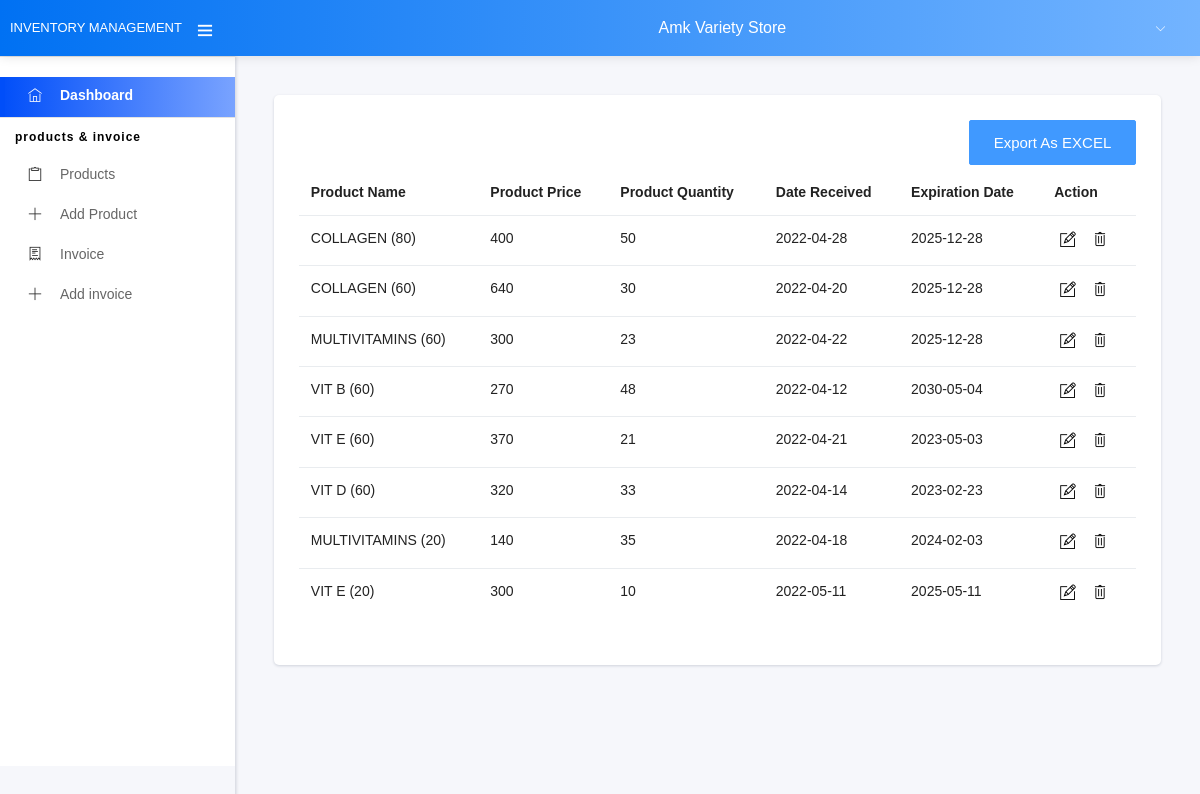
/products.php, run on the app's committed database.
### tables this page shows
CREATE TABLE `product_tbl` (
  `product_id` int(20) NOT NULL,
  `prod_name` varchar(20) NOT NULL,
  `prod_price` int(20) NOT NULL,
  `prod_qty` int(20) NOT NULL,
  `date_received` varchar(20) NOT NULL,
  `prod_exp` varchar(20) NOT NULL
);

### products.php (the view, shortened to what this page needs)
<!DOCTYPE html>
<html lang="en">
<head>
<?php include 'side-bar.php'; ?>
<?php require_once 'php/controller/config.php' ?>
      <link rel="stylesheet" type="text/css" href="assets/css/bootstrap/css/bootstrap.min.css">
      <link rel="stylesheet" type="text/css" href="assets/icon/themify-icons/themify-icons.css">
	  <link rel="stylesheet" type="text/css" href="assets/icon/font-awesome/css/font-awesome.min.css">
      <link rel="stylesheet" type="text/css" href="assets/icon/icofont/css/icofont.css">
      <link rel="stylesheet" type="text/css" href="assets/css/style.css">
      <link rel="stylesheet" type="text/css" href="assets/css/jquery.mCustomScrollbar.css">
  </head>
  <body>
                    <div class="pcoded-content">
                        <div class="pcoded-inner-content">
                            <div class="main-body">
                                <div class="page-wrapper">
                                    <div class="page-body">
                                      <div class="row">
                   <div class="col-sm-12">
                    <div class="card tabs-card">
                        <div class="card-block p-0">
                            <div class="tab-content card-block">
                                <div class="tab-pane active" id="home3" role="tabpanel">
                                <button id="export" class="btn btn-primary btn-md d-justify-end waves-effect text-center m-b-5" style="width: 20%; margin-left: 80%;">Export as EXCEL</button>
                                    <br>
                                <div class="table-responsive">
                                        <table id="tb" class="table">
                                            <tr>
                                            <th>Product Name</th>
                                                <th>Product Price</th>
                                                <th>Product Quantity</th>
                                                <th>Date Received</th>
                                                <th>Expiration Date</th>
                                                <th>Action</th>
                                            </tr>
<?php
  $sql = "SELECT * from  product_tbl ";
  $query = $dbh -> prepare($sql);
  $query->execute();
  $results=$query->fetchAll(PDO::FETCH_OBJ);
  $cnt=1;
  if($query->rowCount() > 0)
  {
  foreach($results as $result)
  {
  ?>
                                            <tr>
                                                <td><?php echo htmlentities($result->prod_name); ?></td>
                                                <td><?php echo htmlentities($result->prod_price); ?></td>
                                                <td><?php echo htmlentities($result->prod_qty); ?></td>
                                                <td><?php echo htmlentities($result->date_received); ?></td>
                                                <td><?php echo htmlentities($result->prod_exp); ?></td>
                                                <td>
                                                    <div class="edit">
                                                        <a class="up_btn" href="update_prod.php?id=<?php echo htmlentities($result->product_id); ?>"> <button class="update"><i class="ti-pencil-alt"></i></button></a>
                                                        <a class="dwn_btn"href="php/delete_product/del_con.php?id=<?php echo htmlentities($result->product_id); ?>">   <button class="delete"><i class="ti-trash" style="size: large;"></i></button> </a>
                                                    </div>
                                                </td>
                                            </tr>
      <?php $cnt=$cnt+1; }} ?>
                                        </table>
                                    </div>
                                </div>
                            </div>
                        </div>
                    </div>
                </div>
            </div>
        </div>
    </div>
</div>
</div>
</div>
</body>
</html>

### data on the page
product_tbl: prod_name "COLLAGEN (80)", prod_price "400", prod_qty "50", date_received "2022-04-28", prod_exp "2025-12-28"
product_tbl: prod_name "COLLAGEN (60)", prod_price "640", prod_qty "30", date_received "2022-04-20", prod_exp "2025-12-28"
product_tbl: prod_name "MULTIVITAMINS (60)", prod_price "300", prod_qty "23", date_received "2022-04-22", prod_exp "2025-12-28"
product_tbl: prod_name "VIT B (60)", prod_price "270", prod_qty "48", date_received "2022-04-12", prod_exp "2030-05-04"
product_tbl: prod_name "VIT E (60)", prod_price "370", prod_qty "21", date_received "2022-04-21", prod_exp "2023-05-03"
product_tbl: prod_name "VIT D (60)", prod_price "320", prod_qty "33", date_received "2022-04-14", prod_exp "2023-02-23"
product_tbl: prod_name "MULTIVITAMINS (20)", prod_price "140", prod_qty "35", date_received "2022-04-18", prod_exp "2024-02-03"
product_tbl: prod_name "VIT E (20)", prod_price "300", prod_qty "10", date_received "2022-05-11", prod_exp "2025-05-11"
